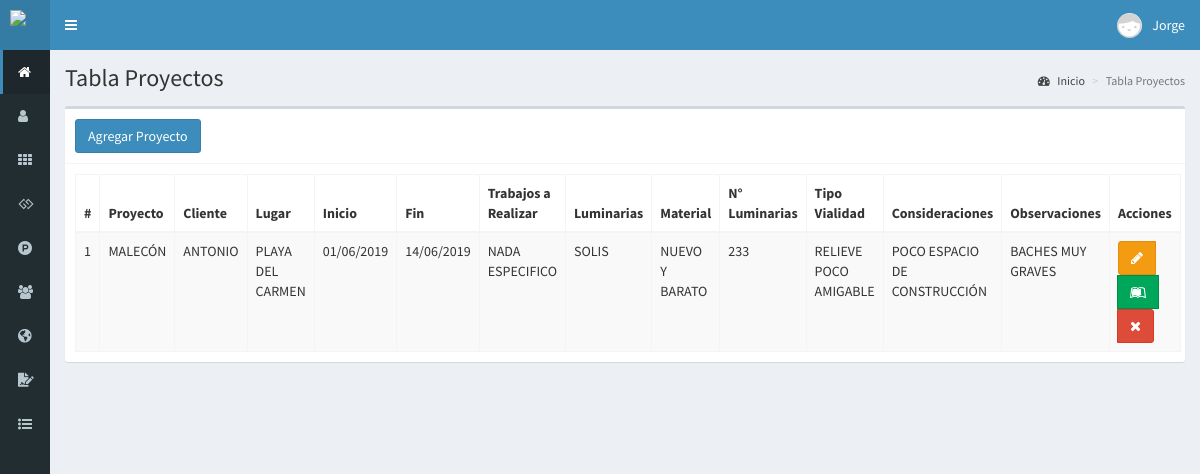
The app's page /proyectos (signed in) with its own data.
### tables this page shows
CREATE TABLE `categorias` (
  `id` int(11) NOT NULL,
  `categoria` text NOT NULL,
  `clientep` varchar(50) NOT NULL,
  `lugar` varchar(255) NOT NULL,
  `fechaI` date NOT NULL,
  `fechaF` date NOT NULL,
  `trabR` varchar(255) NOT NULL,
  `marcaL` varchar(50) NOT NULL,
  `descripM` varchar(255) NOT NULL,
  `cantL` int(40) NOT NULL,
  `tipoV` varchar(255) NOT NULL,
  `consider` varchar(255) NOT NULL,
  `obvser` varchar(255) NOT NULL,
  `fecha` timestamp NOT NULL DEFAULT CURRENT_TIMESTAMP ON UPDATE CURRENT_TIMESTAMP
);

### controladores/plantilla.controlador.php (called while the page is built)
<?php
class ControladorPlantilla{
	static public function ctrPlantilla(){
		include "vistas/plantilla.php";
	}
}

### index.php (called while the page is built, shortened)
<?php
require_once "controladores/plantilla.controlador.php";
require_once "controladores/usuarios.controlador.php";
require_once "controladores/categorias.controlador.php";
require_once "controladores/progreso.controlador.php";
require_once "modelos/categorias.modelo.php";
$plantilla = new ControladorPlantilla();
$plantilla -> ctrPlantilla();

### controladores/categorias.controlador.php (called while the page is built, shortened)
<?php
class ControladorCategorias{
	static public function ctrMostrarCategorias($item, $valor){
		$tabla = "categorias";
		$respuesta = ModeloCategorias::mdlMostrarCategorias($tabla, $item, $valor);
		return $respuesta;
    }
}

### modelos/conexion.php (called while the page is built)
<?php
class Conexion{
	static public function conectar(){
		$link = new PDO("mysql:host=localhost;dbname=pos9",
			            "root",
			            "");
		$link->exec("set names utf8");
		return $link;
	}
}

### modelos/categorias.modelo.php (called while the page is built, shortened)
<?php
require_once "conexion.php";
class ModeloCategorias{
	static public function mdlMostrarCategorias($tabla, $item, $valor){
		if($item != null){
			$stmt = Conexion::conectar()->prepare("SELECT * FROM $tabla WHERE $item = :$item");
			$stmt -> bindParam(":".$item, $valor, PDO::PARAM_STR);
			$stmt -> execute();
			return $stmt -> fetch();
		}else{
			$stmt = Conexion::conectar()->prepare("SELECT * FROM $tabla");
			$stmt -> execute();
			return $stmt -> fetchAll();
		}
    }
}

### vistas/modulos/proyectos.php (the view, shortened to what this page needs)
<div class="content-wrapper">
  <section class="content-header">
    <h1>
      Tabla Proyectos
    </h1>
    <ol class="breadcrumb">
      <li><a href="inicio"><i class="fa fa-dashboard"></i> Inicio</a></li>
      <li class="active">Tabla Proyectos</li>
    </ol>
  </section>
  <section class="content">
    <div class="box">
      <div class="box-header with-border">
        <button class="btn btn-primary" data-toggle="modal" data-target="#modalAgregarCategoria">
          Agregar Proyecto
        </button>
      </div>
      <div class="box-body">
       <table class="table table-bordered table-striped dt-responsive tablas" width="100%">
        <thead>
         <tr>
           <th style="width:10px">#</th>
           <th>Proyecto</th>
           <th>Cliente</th>
           <th>Lugar</th>
           <th>Inicio</th>
           <th>Fin</th>
           <th>Trabajos a Realizar</th>
           <th>Luminarias</th>
           <th>Material</th>
           <th>N° Luminarias</th>
           <th>Tipo Vialidad</th>
           <th>Consideraciones</th>
           <th>Observaciones</th>
           <th>Acciones</th>
         </tr>
        </thead>
        <tbody>
        <?php
          $item = null;
          $valor = null;
          $proyectos = ControladorCategorias::ctrMostrarCategorias($item, $valor);
          foreach ($proyectos as $key => $value) {
             $originalDateI = $value["fechaI"];
             $originalDateF = $value["fechaF"];
             $newDateI = date("d/m/Y", strtotime($originalDateI));
             $newDateF = date("d/m/Y", strtotime($originalDateF));
            echo '<tr>
                    <td>'.($key+1).'</td>
                    <td class="text-uppercase">'.$value["categoria"].'</td>
                    <td class="text-uppercase">'.$value["clientep"].'</td>
                    <td class="text-uppercase">'.$value["lugar"].'</td>
                    <td class="text-uppercase">'.$newDateI.'</td>
                    <td class="text-uppercase">'.$newDateF.'</td>
                    <td class="text-uppercase">'.$value["trabR"].'</td>
                    <td class="text-uppercase">'.$value["marcaL"].'</td>
                    <td class="text-uppercase">'.$value["descripM"].'</td>
                    <td class="text-uppercase">'.$value["cantL"].'</td>
                    <td class="text-uppercase">'.$value["tipoV"].'</td>
                    <td class="text-uppercase">'.$value["consider"].'</td>
                    <td class="text-uppercase">'.$value["obvser"].'</td>
                    <td>
                      <div class="btn-group">
                        <button class="btn btn-warning btnEditarCategoria" data-toggle="modal" data-target="#modalEditarCategoria" idCategoria="'.$value["id"].'"><i class="fa fa-pencil"></i></button>
                        <button class="btn btn-success btnAgregarRegistro" data-toggle="modal" data-target="#modalAgregarRegistro" idProyecto="'.$value["id"].'"><i class="fa fa-leanpub"></i></button>';
                      if($_SESSION["perfil"] == "Administrador"){
                          echo '<button class="btn btn-danger btnEliminarCategoria" idCategoria="'.$value["id"].'"><i class="fa fa-times"></i></button>';
                      }
                      echo '</div>
                    </td>
                  </tr>';
            }
        ?>
        </tbody>
       </table>
      </div>
    </div>
  </section>
</div>

### records on screen
categorias: categoria "MALECÓN", clientep "ANTONIO", lugar "PLAYA DEL CARMEN", fechaI "01/06/2019", fechaF "14/06/2019", trabR "NADA ESPECIFICO", marcaL "SOLIS", descripM "NUEVO Y BARATO", cantL "233", tipoV "RELIEVE POCO AMIGABLE", consider "POCO ESPACIO DE CONSTRUCCIÓN", obvser "BACHES MUY GRAVES"

### other values on screen
$_SESSION["nombre"] "Jorge"
